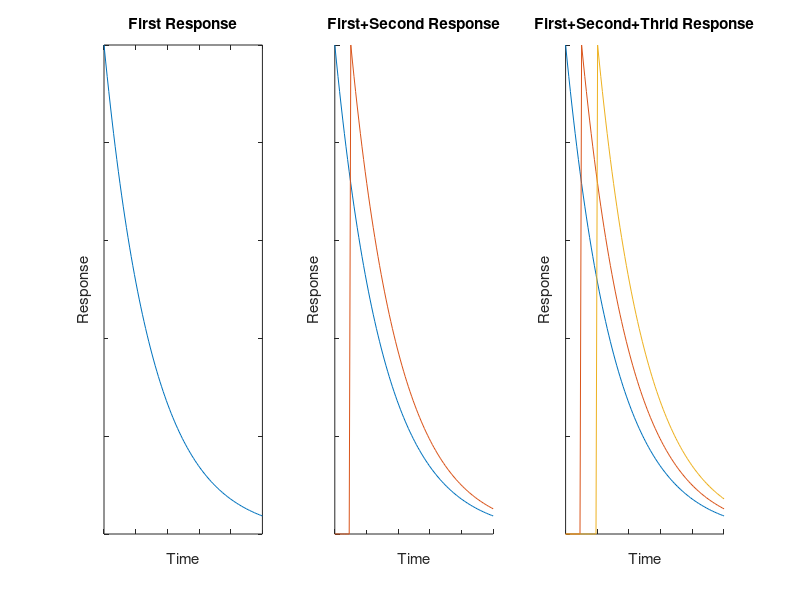

Recreate this plot in MATLAB.
t=linspace(0,10,100);
y1=exp(-0.33*t);
y2=zeros(1,10);
y2(11:100)=exp(-0.33*t(1:90));
y3=zeros(1,20);
y3(21:100)=exp(-0.33*t(1:80));

figure('Position',[100 100 700 300])
subplot(1,3,1)
plot(t,y1)
title('First Response')
xlabel('Time')
ylabel('Response')
axis nolabel
subplot(1,3,2)
hold on
plot(t,y1)
plot(t,y2)
title('First+Second Response')
xlabel('Time')
ylabel('Response')
axis nolabel
hold off
subplot(1,3,3)
hold on
plot(t,y1)
plot(t,y2)
plot(t,y3)
title('First+Second+Thrid Response')
xlabel('Time')
ylabel('Response')
axis nolabel
hold off
waitforbuttonpress ()
print(1,strcat("../images/",mfilename(),".pdf"),"-dpdf","-S600,200")